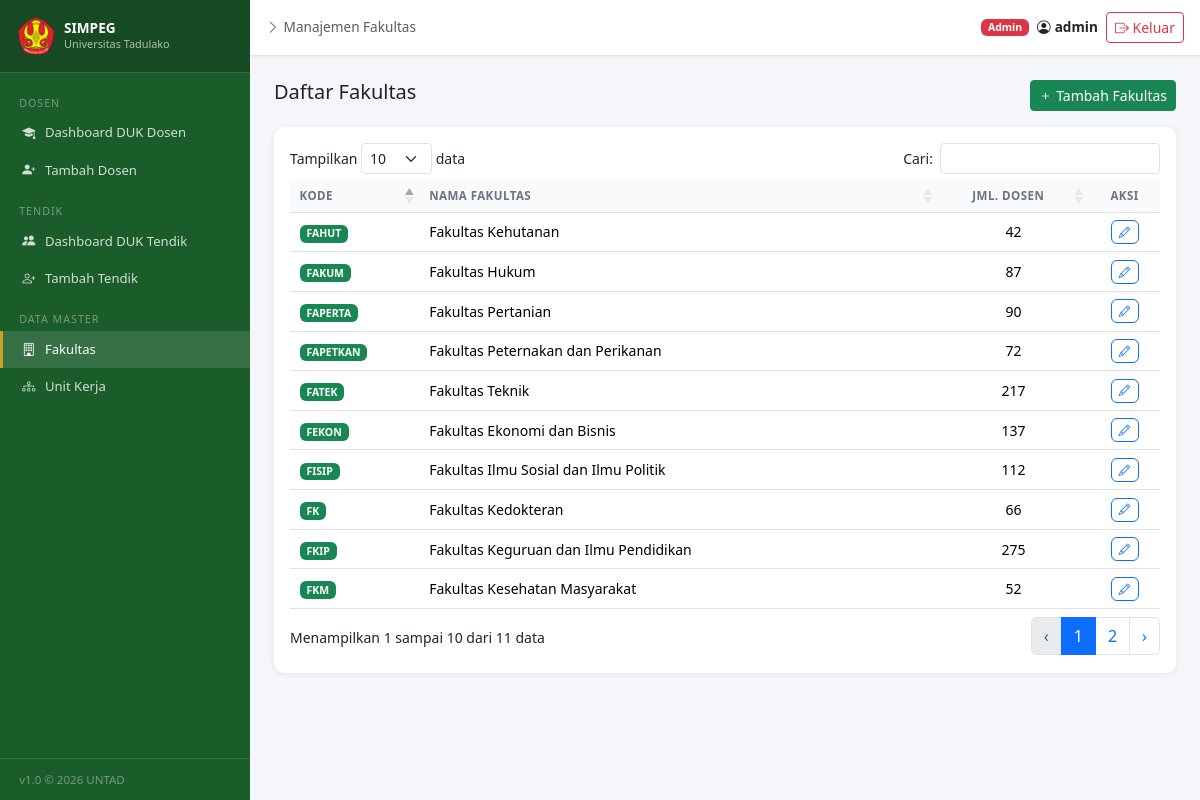
The page /fakultas/ (signed in) on the database its author committed.
### dosen/models.py (models this page shows, shortened)
class Fakultas(models.Model):
    kode = models.CharField(max_length=20, unique=True)
    nama = models.CharField(max_length=200)
    class Meta:
        verbose_name_plural = "Fakultas"
        ordering = ['nama']

### dosen/views.py (the view)
# urls.py: path('fakultas/', views.fakultas_list, name='fakultas_list'),
@login_required
@user_passes_test(is_admin)
def fakultas_list(request):
    fakultas_qs = Fakultas.objects.annotate(jumlah_dosen=Count('dosen')).order_by('nama')
    return render(request, 'dosen/fakultas_list.html', {'fakultas_list': fakultas_qs})

### dosen/views.py (called while the page is built)
def is_admin(user):
    return user.is_staff or user.is_superuser

### templates/dosen/fakultas_list.html (shortened to what this page needs)
{% extends 'dosen/base.html' %}
{% block page_title %}Manajemen Fakultas{% endblock %}
{% block content %}
<div class="d-flex justify-content-between mb-3">
  <h5 class="mb-0">Daftar Fakultas</h5>
  <a href="{% url 'fakultas_create' %}" class="btn btn-success btn-sm"><i class="bi bi-plus"></i> Tambah Fakultas</a>
</div>
<div class="card">
  <div class="card-body p-3">
    <table class="table table-sm table-hover mb-0" id="dataTable">
      <thead><tr><th>Kode</th><th>Nama Fakultas</th><th class="text-center">Jml. Dosen</th><th class="text-center">Aksi</th></tr></thead>
      <tbody>
        {% for fak in fakultas_list %}
        <tr>
          <td><span class="badge bg-success">{{ fak.kode }}</span></td>
          <td>{{ fak.nama }}</td>
          <td class="text-center">{{ fak.jumlah_dosen }}</td>
          <td class="text-center"><a href="{% url 'fakultas_edit' fak.pk %}" class="btn btn-xs btn-outline-primary"><i class="bi bi-pencil"></i></a></td>
        </tr>
        {% empty %}<tr><td colspan="4" class="text-muted text-center py-3">Belum ada data fakultas</td></tr>{% endfor %}
      </tbody>
    </table>
  </div>
</div>
{% endblock %}

### templates/dosen/base.html (shortened to what this page needs)
{% load static %}
<!DOCTYPE html>
<html lang="id">
<head>
<link href="https://cdnjs.cloudflare.com/ajax/libs/bootstrap/5.3.2/css/bootstrap.min.css" rel="stylesheet">
<link href="https://cdnjs.cloudflare.com/ajax/libs/bootstrap-icons/1.11.3/font/bootstrap-icons.min.css" rel="stylesheet">
<link rel="stylesheet" href="https://cdn.datatables.net/1.13.8/css/dataTables.bootstrap5.min.css">
</head>
<body>
{% if user.is_authenticated %}
<div class="sidebar" id="sidebar">
  <div class="sidebar-brand d-flex align-items-center justify-content-between gap-2">
    <div class="d-flex align-items-center gap-2">
      <img src="{% static 'logo/untad.png' %}"
           alt="Logo UNTAD"
           width="40" height="40"
           style="border-radius:8px;flex-shrink:0;object-fit:contain">
      <div>
        <div style="font-weight:700;font-size:0.85rem;line-height:1.2">SIMPEG</div>
        <div style="font-size:0.68rem;opacity:0.65">Universitas Tadulako</div>
      </div>
    </div>
  </div>
  <nav class="sidebar-nav">
    <div class="nav-section">Dosen</div>
    <div class="nav-item">
      <a href="{% url 'dashboard' %}" class="{% if request.resolver_match.url_name == 'dashboard' %}active{% endif %}">
        <i class="bi bi-mortarboard-fill"></i> Dashboard DUK Dosen
      </a>
    </div>
    {% if user.is_staff or user.is_superuser %}
    <div class="nav-item">
      <a href="{% url 'dosen_create' %}" class="{% if request.resolver_match.url_name == 'dosen_create' %}active{% endif %}">
        <i class="bi bi-person-plus-fill"></i> Tambah Dosen
      </a>
    </div>
    {% endif %}
    <div class="nav-section">Tendik</div>
    <div class="nav-item">
      <a href="{% url 'dashboard_tendik' %}" class="{% if request.resolver_match.url_name == 'dashboard_tendik' %}active{% endif %}">
        <i class="bi bi-people-fill"></i> Dashboard DUK Tendik
      </a>
    </div>
    {% if user.is_staff or user.is_superuser %}
    <div class="nav-item">
      <a href="{% url 'tendik_create' %}" class="{% if request.resolver_match.url_name == 'tendik_create' %}active{% endif %}">
        <i class="bi bi-person-plus"></i> Tambah Tendik
      </a>
    </div>
    {% endif %}
    {% if user.is_staff or user.is_superuser %}
    <div class="nav-section">Data Master</div>
    <div class="nav-item">
      <a href="{% url 'fakultas_list' %}" class="{% if 'fakultas' in request.resolver_match.url_name %}active{% endif %}">
        <i class="bi bi-building"></i> Fakultas
      </a>
    </div>
    <div class="nav-item">
      <a href="{% url 'unit_kerja_list' %}" class="{% if 'unit_kerja' in request.resolver_match.url_name %}active{% endif %}">
        <i class="bi bi-diagram-3"></i> Unit Kerja
      </a>
    </div>
    {% endif %}
  </nav>
  <div class="sidebar-footer">v1.0 &copy; 2026 UNTAD</div>
</div>
<div class="main-wrapper">
  <div class="topbar">
    <div class="d-flex align-items-center gap-2">
      <span class="text-muted" style="font-size:0.85rem">
        <i class="bi bi-chevron-right me-1"></i>{% block page_title %}Dashboard{% endblock %}
      </span>
    </div>
    <div class="d-flex align-items-center gap-2">
      <span class="badge {% if user.is_staff %}bg-danger{% else %}bg-secondary{% endif %}">
        {% if user.is_staff %}Admin{% else %}Viewer{% endif %}
      </span>
      <span class="fw-semibold d-flex align-items-center gap-1" style="font-size:0.85rem">
        <i class="bi bi-person-circle"></i>
        <span class="topbar-username">{{ user.get_full_name|default:user.username }}</span>
      </span>
      <a href="{% url 'logout' %}" class="btn btn-outline-danger btn-sm">
        <i class="bi bi-box-arrow-right"></i>
        <span class="topbar-logout-text"> Keluar</span>
      </a>
    </div>
  </div>
  <div class="content-area">
    {% block content %}{% endblock %}
  </div>
</div>
{% endif %}
</body>
</html>

### templates/dosen/base.html (style rules this page uses)
:root { --sidebar-width: 250px; --untad-green: #1a5c2a; --untad-gold: #c8a227; --topbar-height: 56px; }
body { background: #f4f6f9; font-size: 0.875rem; }
.sidebar { width: var(--sidebar-width); height: 100vh; position: fixed; background: var(--untad-green); color: #fff; overflow-y: auto; top: 0; left: 0; z-index: 200; display: flex; flex-direction: column; transition: transform 0.25s ease; }
.sidebar-brand { padding: 1rem; border-bottom: 1px solid rgba(255,255,255,0.15); background: rgba(0,0,0,0.2); flex-shrink: 0; }
.sidebar-nav { padding: 0.5rem 0; flex: 1; }
.sidebar-nav .nav-item a { display: flex; align-items: center; gap: 0.6rem; padding: 0.55rem 1.2rem; color: rgba(255,255,255,0.8); text-decoration: none; font-size: 0.82rem; transition: all 0.2s; border-left: 3px solid transparent; }
.sidebar-nav .nav-item a:hover, .sidebar-nav .nav-item a.active { color: #fff; background: rgba(255,255,255,0.12); border-left-color: var(--untad-gold); }
.sidebar-nav .nav-section { padding: 0.85rem 1.2rem 0.25rem; font-size: 0.67rem; text-transform: uppercase; letter-spacing: 0.09em; color: rgba(255,255,255,0.4); }
.main-wrapper { margin-left: var(--sidebar-width); min-height: 100vh; display: flex; flex-direction: column; }
.topbar { background: #fff; border-bottom: 1px solid #e0e4ea; padding: 0 1rem; height: var(--topbar-height); display: flex; align-items: center; justify-content: space-between; position: sticky; top: 0; z-index: 50; box-shadow: 0 1px 4px rgba(0,0,0,0.06); gap: 0.5rem; }
.topbar-username { display: none; }
@media (min-width: 576px) { .topbar-username { display: inline; } }
.topbar-logout-text { display: none; }
@media (min-width: 400px) { .topbar-logout-text { display: inline; } }
.content-area { padding: 1rem; flex: 1; }
@media (min-width: 768px) { .content-area { padding: 1.5rem; } }
.card { border: none; box-shadow: 0 1px 6px rgba(0,0,0,0.07); border-radius: 10px; }
.table-sm td, .table-sm th { padding: 0.45rem 0.6rem; vertical-align: middle; }
.table thead th { font-size:0.72rem;text-transform:uppercase;letter-spacing:0.04em;color:#6b7280;background:#f9fafb }
.btn-xs { padding:0.15rem 0.45rem;font-size:0.72rem }
.sidebar-footer { padding:0.75rem 1.2rem;border-top:1px solid rgba(255,255,255,0.1);font-size:0.72rem;color:rgba(255,255,255,0.4);flex-shrink:0 }

### rows shown on the page
Fakultas: kode "FEKON", nama "Fakultas Ekonomi dan Bisnis", jumlah_dosen "137"
Fakultas: kode "FAKUM", nama "Fakultas Hukum", jumlah_dosen "87"
Fakultas: kode "FISIP", nama "Fakultas Ilmu Sosial dan Ilmu Politik", jumlah_dosen "112"
Fakultas: kode "FK", nama "Fakultas Kedokteran", jumlah_dosen "66"
Fakultas: kode "FKIP", nama "Fakultas Keguruan dan Ilmu Pendidikan", jumlah_dosen "275"
Fakultas: kode "FAHUT", nama "Fakultas Kehutanan", jumlah_dosen "42"
Fakultas: kode "FKM", nama "Fakultas Kesehatan Masyarakat", jumlah_dosen "52"
Fakultas: kode "FAPERTA", nama "Fakultas Pertanian", jumlah_dosen "90"
Fakultas: kode "FAPETKAN", nama "Fakultas Peternakan dan Perikanan", jumlah_dosen "72"
Fakultas: kode "FATEK", nama "Fakultas Teknik", jumlah_dosen "217"

### other values the page prints
{{ user.get_full_name|default:user.username }} "admin"
